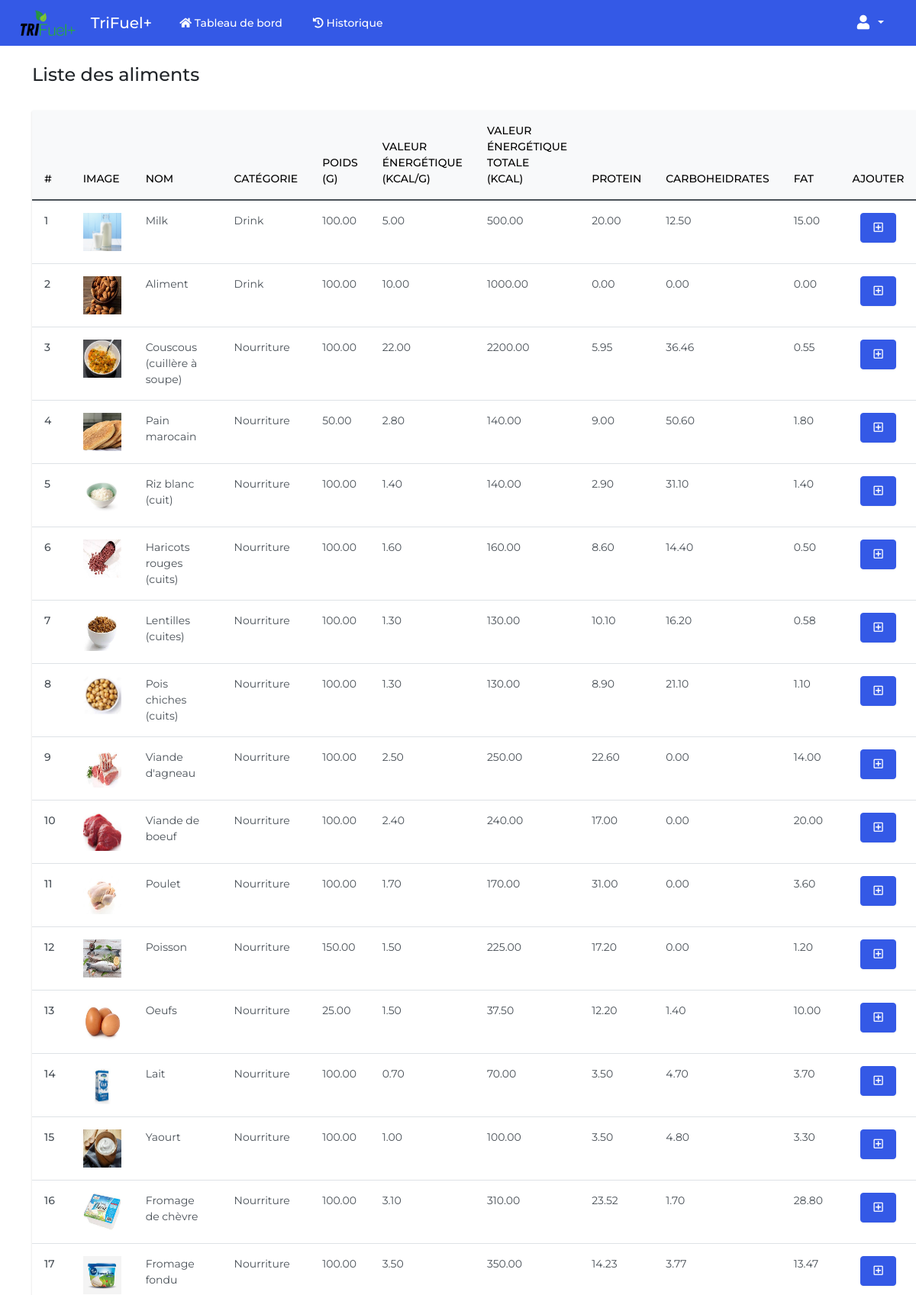
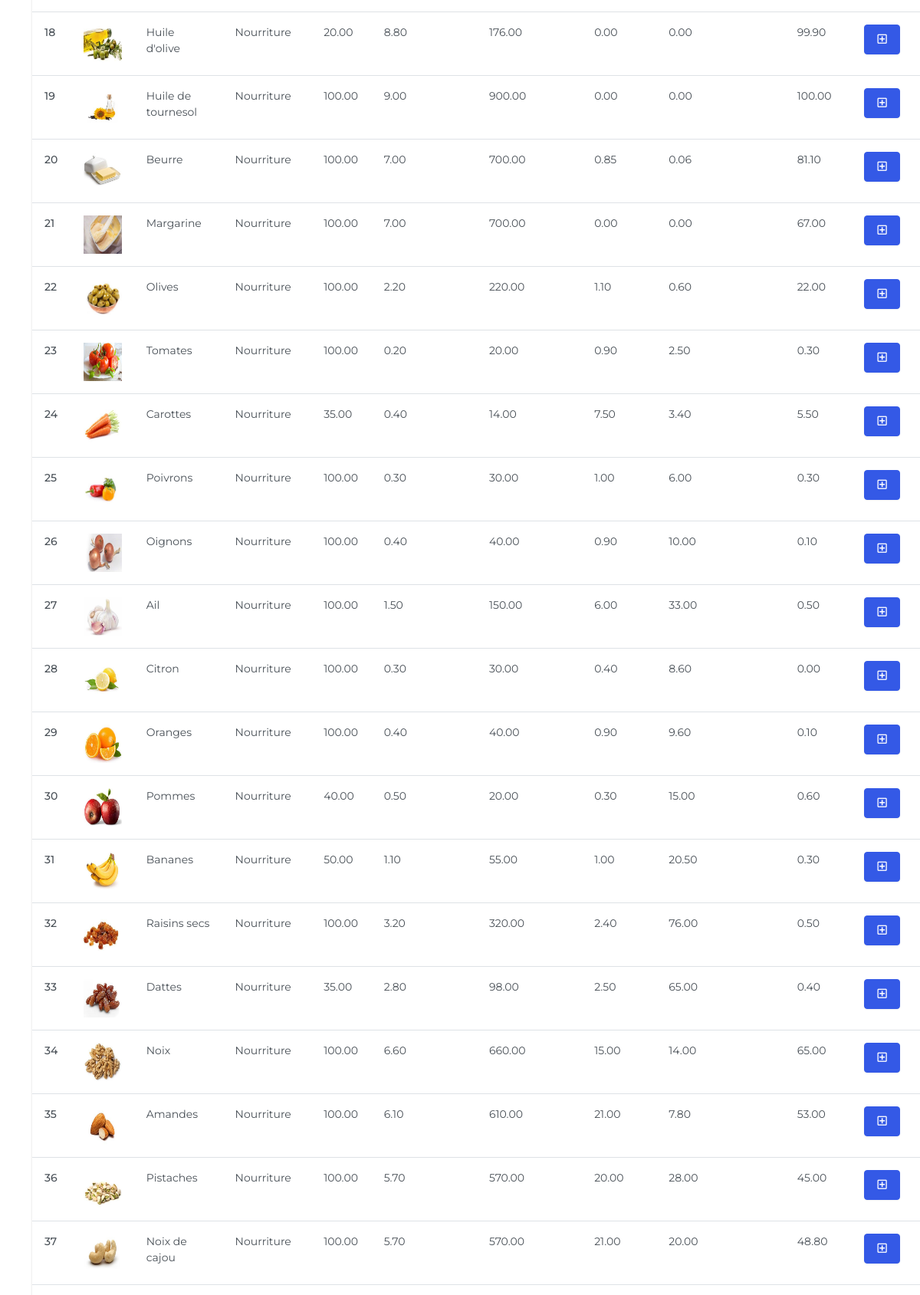
Screenshot of /add-daily-food/BREAKFAST (signed in, upper part) with the database file from the repository (2 pictures, top to bottom).
### foodtracker/models.py (models this page shows, shortened)
class Aliment(models.Model):
    image = models.ImageField(upload_to='images/')
    name = models.CharField(max_length=255)
    category = models.ForeignKey(AlimentCategory, null=True, on_delete=models.SET_NULL, related_name='aliments')
    weight_g = models.DecimalField(max_digits=8, decimal_places=2)
    energy_value = models.DecimalField(max_digits=8, decimal_places=2)
    total_energy_value = models.DecimalField(max_digits=8, decimal_places=2, null=True)
    protein =  models.DecimalField(max_digits=7, decimal_places=2)
    carboheidrates = models.DecimalField(max_digits=7, decimal_places=2)
    fat = models.DecimalField(max_digits=7, decimal_places=2)
    class Meta:
        db_table = 'aliments'

class AlimentCategory(models.Model):
    name = models.CharField(max_length=255)
    def __str__(self):
        return self.name
    class Meta:
        db_table = 'alimentcategories'

### foodtracker/views.py (the view)
# urls.py: path('add-daily-food/<str:section>', views.add_daily_food, name='add_daily_food'),
@login_required
def add_daily_food(request, section):
    aliments = Aliment.objects.all()
    return render(request, 'add_daily_food.html', {
        'aliments': aliments,
        'section': section,
    })

### templates/add_daily_food.html (shortened to what this page needs)
{% extends 'base.html' %}
{% block body %}
<div class="mt-4 mb-4 d-flex align-items-center justify-content-between">
  <h4>Liste des aliments</h4>
</div>
<table class="table caption-top">
  <thead class="table-light">
    <tr>
      <th scope="col">#</th>
      <th scope="col">Image</th>
      <th scope="col">Nom</th>
      <th scope="col">Catégorie</th>
      <th scope="col">Poids (g)</th>
      <th scope="col">Valeur énergétique (kcal/g)</th>
      <th scope="col">Valeur énergétique totale (kcal)</th>
      <th scope="col">Protein</th>
      <th scope="col">Carboheidrates</th>
      <th scope="col">Fat</th>
      <th scope="col" class="text-center">Ajouter</th>
    </tr>
  </thead>
  <tbody>
    {% for alm in aliments %}
    <tr>
      <th scope="row">{{ forloop.counter }}</th>
      <td>
        <img src="{{ alm.image.url }}" alt="{{ alm.name }}" width="50" height="50">
      </td>
      <td>{{ alm.name }}</td>
      <td>{{ alm.category }}</td>
      <td>{{ alm.weight_g }}</td>
      <td>{{ alm.energy_value }}</td>
      <td>{{ alm.total_energy_value }}</td>
      <td>{{ alm.protein }}</td>
      <td>{{ alm.carboheidrates }}</td>
      <td>{{ alm.fat }}</td>
      <td class="text-center">
        <a class="btn btn-primary" href="{% url 'add_daily_food_config' section=section aliment_id=alm.id %}">
          <i class='far fa-plus-square'></i>
        </a>
      </td>
    </tr>
    {% endfor %}
  </tbody>
</table>
{% endblock body %}

### static/css/styles.css (style rules this page uses)
html { position: relative; min-height: 100%; }
body { margin: 0 0 90px; font-family: 'Montserrat', sans-serif !important; }

### rows the page displays
Aliment: image (picture), name "Milk", category "Drink", weight_g "100.00", energy_value "5.00", total_energy_value "500.00", protein "20.00", carboheidrates "12.50", fat "15.00"
Aliment: image (picture), name "Aliment", category "Drink", weight_g "100.00", energy_value "10.00", total_energy_value "1000.00", protein "0.00", carboheidrates "0.00", fat "0.00"
Aliment: image (picture), name "Couscous (cuillère à soupe)", category "Nourriture", weight_g "100.00", energy_value "22.00", total_energy_value "2200.00", protein "5.95", carboheidrates "36.46", fat "0.55"
Aliment: image (picture), name "Pain marocain", category "Nourriture", weight_g "50.00", energy_value "2.80", total_energy_value "140.00", protein "9.00", carboheidrates "50.60", fat "1.80"
Aliment: image (picture), name "Riz blanc (cuit)", category "Nourriture", weight_g "100.00", energy_value "1.40", total_energy_value "140.00", protein "2.90", carboheidrates "31.10", fat "1.40"
Aliment: image (picture), name "Haricots rouges (cuits)", category "Nourriture", weight_g "100.00", energy_value "1.60", total_energy_value "160.00", protein "8.60", carboheidrates "14.40", fat "0.50"
Aliment: image (picture), name "Lentilles (cuites)", category "Nourriture", weight_g "100.00", energy_value "1.30", total_energy_value "130.00", protein "10.10", carboheidrates "16.20", fat "0.58"
Aliment: image (picture), name "Pois chiches (cuits)", category "Nourriture", weight_g "100.00", energy_value "1.30", total_energy_value "130.00", protein "8.90", carboheidrates "21.10", fat "1.10"
Aliment: image (picture), name "Viande d'agneau", category "Nourriture", weight_g "100.00", energy_value "2.50", total_energy_value "250.00", protein "22.60", carboheidrates "0.00", fat "14.00"
Aliment: image (picture), name "Viande de boeuf", category "Nourriture", weight_g "100.00", energy_value "2.40", total_energy_value "240.00", protein "17.00", carboheidrates "0.00", fat "20.00"
Aliment: image (picture), name "Poulet", category "Nourriture", weight_g "100.00", energy_value "1.70", total_energy_value "170.00", protein "31.00", carboheidrates "0.00", fat "3.60"
Aliment: image (picture), name "Poisson", category "Nourriture", weight_g "150.00", energy_value "1.50", total_energy_value "225.00", protein "17.20", carboheidrates "0.00", fat "1.20"
Aliment: image (picture), name "Oeufs", category "Nourriture", weight_g "25.00", energy_value "1.50", total_energy_value "37.50", protein "12.20", carboheidrates "1.40", fat "10.00"
Aliment: image (picture), name "Lait", category "Nourriture", weight_g "100.00", energy_value "0.70", total_energy_value "70.00", protein "3.50", carboheidrates "4.70", fat "3.70"
Aliment: image (picture), name "Yaourt", category "Nourriture", weight_g "100.00", energy_value "1.00", total_energy_value "100.00", protein "3.50", carboheidrates "4.80", fat "3.30"
Aliment: image (picture), name "Fromage de chèvre", category "Nourriture", weight_g "100.00", energy_value "3.10", total_energy_value "310.00", protein "23.52", carboheidrates "1.70", fat "28.80"
Aliment: image (picture), name "Fromage fondu", category "Nourriture", weight_g "100.00", energy_value "3.50", total_energy_value "350.00", protein "14.23", carboheidrates "3.77", fat "13.47"
Aliment: image (picture), name "Huile d'olive", category "Nourriture", weight_g "20.00", energy_value "8.80", total_energy_value "176.00", protein "0.00", carboheidrates "0.00", fat "99.90"
Aliment: image (picture), name "Huile de tournesol", category "Nourriture", weight_g "100.00", energy_value "9.00", total_energy_value "900.00", protein "0.00", carboheidrates "0.00", fat "100.00"
Aliment: image (picture), name "Beurre", category "Nourriture", weight_g "100.00", energy_value "7.00", total_energy_value "700.00", protein "0.85", carboheidrates "0.06", fat "81.10"
Aliment: image (picture), name "Margarine", category "Nourriture", weight_g "100.00", energy_value "7.00", total_energy_value "700.00", protein "0.00", carboheidrates "0.00", fat "67.00"
Aliment: image (picture), name "Olives", category "Nourriture", weight_g "100.00", energy_value "2.20", total_energy_value "220.00", protein "1.10", carboheidrates "0.60", fat "22.00"
Aliment: image (picture), name "Tomates", category "Nourriture", weight_g "100.00", energy_value "0.20", total_energy_value "20.00", protein "0.90", carboheidrates "2.50", fat "0.30"
Aliment: image (picture), name "Carottes", category "Nourriture", weight_g "35.00", energy_value "0.40", total_energy_value "14.00", protein "7.50", carboheidrates "3.40", fat "5.50"
Aliment: image (picture), name "Poivrons", category "Nourriture", weight_g "100.00", energy_value "0.30", total_energy_value "30.00", protein "1.00", carboheidrates "6.00", fat "0.30"
Aliment: image (picture), name "Oignons", category "Nourriture", weight_g "100.00", energy_value "0.40", total_energy_value "40.00", protein "0.90", carboheidrates "10.00", fat "0.10"
Aliment: image (picture), name "Ail", category "Nourriture", weight_g "100.00", energy_value "1.50", total_energy_value "150.00", protein "6.00", carboheidrates "33.00", fat "0.50"
Aliment: image (picture), name "Citron", category "Nourriture", weight_g "100.00", energy_value "0.30", total_energy_value "30.00", protein "0.40", carboheidrates "8.60", fat "0.00"
Aliment: image (picture), name "Oranges", category "Nourriture", weight_g "100.00", energy_value "0.40", total_energy_value "40.00", protein "0.90", carboheidrates "9.60", fat "0.10"
Aliment: image (picture), name "Pommes", category "Nourriture", weight_g "40.00", energy_value "0.50", total_energy_value "20.00", protein "0.30", carboheidrates "15.00", fat "0.60"
Aliment: image (picture), name "Bananes", category "Nourriture", weight_g "50.00", energy_value "1.10", total_energy_value "55.00", protein "1.00", carboheidrates "20.50", fat "0.30"
Aliment: image (picture), name "Raisins secs", category "Nourriture", weight_g "100.00", energy_value "3.20", total_energy_value "320.00", protein "2.40", carboheidrates "76.00", fat "0.50"
Aliment: image (picture), name "Dattes", category "Nourriture", weight_g "35.00", energy_value "2.80", total_energy_value "98.00", protein "2.50", carboheidrates "65.00", fat "0.40"
Aliment: image (picture), name "Noix", category "Nourriture", weight_g "100.00", energy_value "6.60", total_energy_value "660.00", protein "15.00", carboheidrates "14.00", fat "65.00"
Aliment: image (picture), name "Amandes", category "Nourriture", weight_g "100.00", energy_value "6.10", total_energy_value "610.00", protein "21.00", carboheidrates "7.80", fat "53.00"
Aliment: image (picture), name "Pistaches", category "Nourriture", weight_g "100.00", energy_value "5.70", total_energy_value "570.00", protein "20.00", carboheidrates "28.00", fat "45.00"
Aliment: image (picture), name "Noix de cajou", category "Nourriture", weight_g "100.00", energy_value "5.70", total_energy_value "570.00", protein "21.00", carboheidrates "20.00", fat "48.80"
